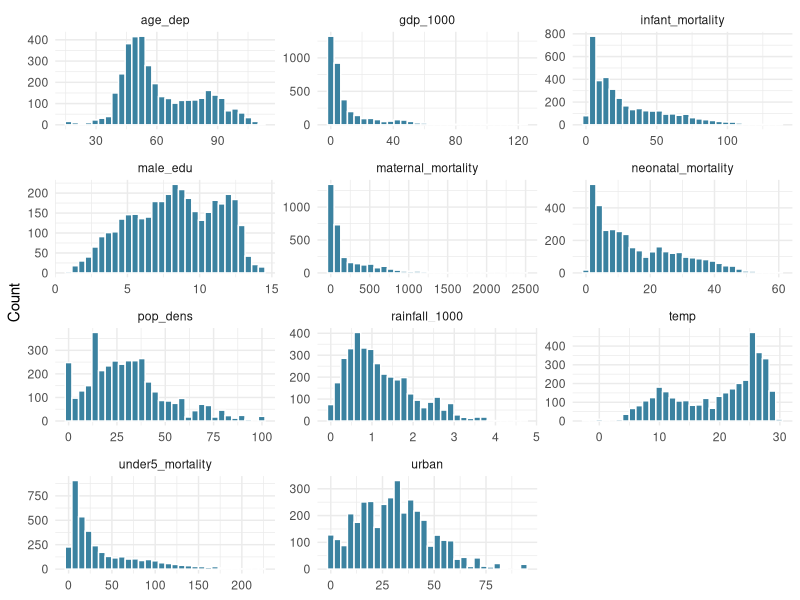
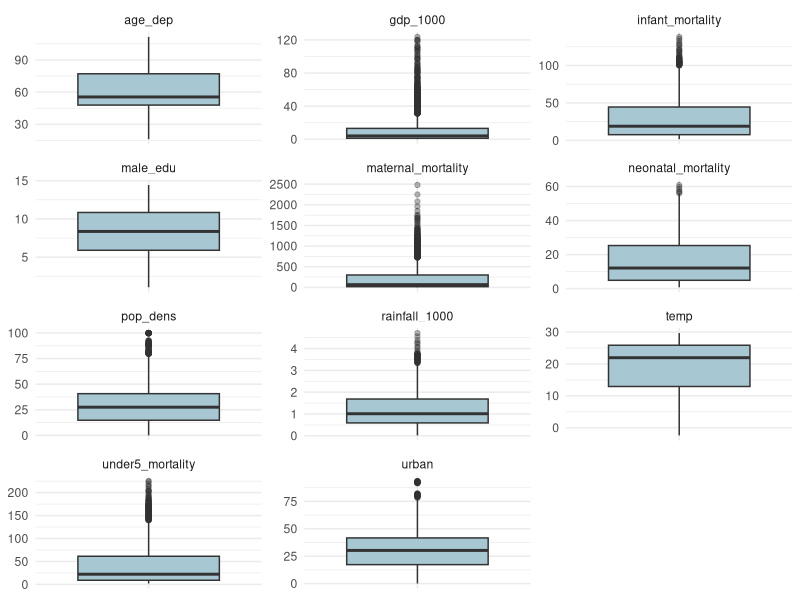

These figures' R source, in order:
## ---- chunk 1
#| label: setup
#| echo: false

library(tidyverse)
library(knitr)

armed_conflict_data <- read_csv(
  "../Data/Processed/armed_conflict_final_data.csv",
  show_col_types = FALSE,
  na = c("", "NA")
)

binary_variables <- c("armed_conflict", "earthquake", "drought", "oecd")
continuous_variables <- c(
  "infant_mortality", "maternal_mortality", "neonatal_mortality",
  "under5_mortality", "gdp_1000", "pop_dens", "urban", "age_dep",
  "male_edu", "temp", "rainfall_1000"
)
## ---- chunk 2
#| label: variable-structure

structure_table <- tibble(
  variable = names(armed_conflict_data),
  data_type = map_chr(armed_conflict_data, ~ paste(class(.x), collapse = ", "))
)

kable(structure_table, caption = "Variables, data types")
## ---- chunk 3
#| label: head-tail

head(armed_conflict_data)
tail(armed_conflict_data)
## ---- chunk 4
#| label: missingness

missing_summary <- armed_conflict_data |>
  summarise(across(everything(), ~ sum(is.na(.x)))) |>
  pivot_longer(everything(), names_to = "variable", values_to = "n_missing") |>
  mutate(percent_missing = 100 * n_missing / nrow(armed_conflict_data)) |>
  arrange(desc(n_missing))

kable(
  missing_summary,
  digits = 1,
  caption = "Missing values by variable"
)
## ---- chunk 5
#| label: numerical-summary

numerical_summary <- armed_conflict_data |>
  summarise(across(
    all_of(continuous_variables),
    list(
      n = ~ sum(!is.na(.x)),
      mean = ~ mean(.x, na.rm = TRUE),
      median = ~ median(.x, na.rm = TRUE),
      sd = ~ sd(.x, na.rm = TRUE),
      min = ~ min(.x, na.rm = TRUE),
      max = ~ max(.x, na.rm = TRUE)
    )
  )) |>
  pivot_longer(
    everything(),
    names_to = c("variable", ".value"),
    names_pattern = "(.*)_(n|mean|median|sd|min|max)$"
  ) |>
  select(variable, n, mean, median, sd, min, max)

kable(numerical_summary, digits = 2, caption = "Summary statistics for continuous variables")
## ---- chunk 6
#| label: categorical-summary

categorical_summary <- armed_conflict_data |>
  select(all_of(binary_variables)) |>
  pivot_longer(everything(), names_to = "variable", values_to = "value") |>
  count(variable, value, name = "frequency") |>
  group_by(variable) |>
  mutate(percent = 100 * frequency / sum(frequency)) |>
  ungroup()

kable(categorical_summary, digits = 1, caption = "Frequency tables for categorical variables")
## ---- chunk 7
#| label: histograms
#| fig-width: 10
#| fig-height: 12
#| fig-cap: "Histograms of continuous variables; scales differ across panels"

armed_conflict_data |>
  select(all_of(continuous_variables)) |>
  pivot_longer(everything(), names_to = "variable", values_to = "value") |>
  ggplot(aes(value)) +
  geom_histogram(bins = 30, fill = "#3B82A0", colour = "white", na.rm = TRUE) +
  facet_wrap(vars(variable), scales = "free", ncol = 3) +
  labs(x = NULL, y = "Count") +
  theme_minimal()
## ---- chunk 8
#| label: boxplots
#| fig-width: 10
#| fig-height: 12
#| fig-cap: "Boxplots of continuous variables; points beyond the whiskers are candidates for investigation"

armed_conflict_data |>
  select(all_of(continuous_variables)) |>
  pivot_longer(everything(), names_to = "variable", values_to = "value") |>
  ggplot(aes(x = "", y = value)) +
  geom_boxplot(fill = "#A7C7D3", outlier.alpha = 0.35, na.rm = TRUE) +
  facet_wrap(vars(variable), scales = "free", ncol = 3) +
  labs(x = NULL, y = NULL) +
  theme_minimal() +
  theme(axis.text.x = element_blank(), axis.ticks.x = element_blank())
